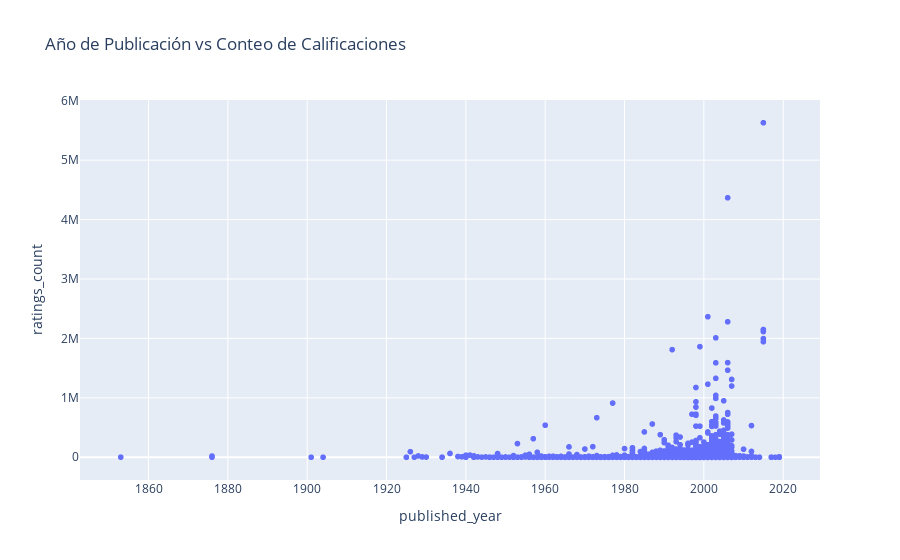

Write notebook code for a chart like this one.
### Markdown cell above
#### Grafico 2: Año de Publicación vs Calificación Promedio

Este gráfico de dispersión muestra la relación entre el año de publicación y la calificación promedio de los libros. No se observa una tendencia clara que indique que los libros publicados en un año específico reciban mejores calificaciones que otros. Sin embargo, se puede notar que la mayoría de las calificaciones se agrupan alrededor de una calificación promedio de 4.0, independientemente del año de publicación la cual indica que los usuarios de la biblioteca están satisfechos en general con los libros ofrecidos.

### Code cell
# Gráfico de dispersión: Año de publicación vs Conteo de calificaciones
fig3 = px.scatter(
    data,
    x="published_year",
    y="ratings_count",
    title="Año de Publicación vs Conteo de Calificaciones",
)
fig3.show()

### Figure 1 — Plotly figure (JSON) as saved in the notebook; plotly's stock layout.template omitted (floating-point values rounded to 4 significant figures; data arrays with more than 128 entries replaced by an {"elided": "..."} marker saying what was removed)
{"data": [{"hovertemplate": "published_year=%{x}<br>ratings_count=%{y}<extra></extra>", "legendgroup": "", "marker": {"color": "#636efa", "symbol": "circle"}, "mode": "markers", "name": "", "showlegend": false, "type": "scattergl", "x": {"elided": "6810 int values"}, "xaxis": "x", "y": {"elided": "6810 int values"}, "yaxis": "y"}], "layout": {"legend": {"tracegroupgap": 0}, "title": {"text": "Año de Publicación vs Conteo de Calificaciones"}, "xaxis": {"anchor": "y", "domain": [0, 1], "title": {"text": "published_year"}}, "yaxis": {"anchor": "x", "domain": [0, 1], "title": {"text": "ratings_count"}}}}
